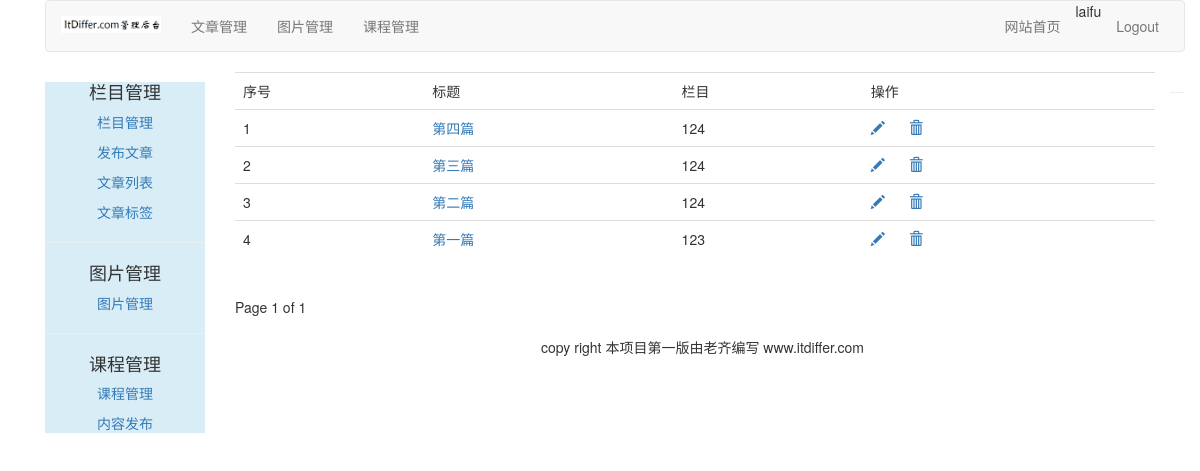
Page /article/article-list/ (signed in) on the committed database.
### article/models.py (models this page shows, shortened)
class ArticlePost(models.Model):
    author = models.ForeignKey(User, on_delete=models.CASCADE, related_name="article")
    title = models.CharField(max_length=200)
    slug = models.SlugField(max_length=500)
    column = models.ForeignKey(ArticleColumn, on_delete=models.CASCADE, related_name="article_column")
    body = models.TextField()
    created = models.DateTimeField(default=timezone.now)
    updated = models.DateTimeField(auto_now=True)
    users_like = models.ManyToManyField(User, related_name="articles_like", blank=True)
    article_tag = models.ManyToManyField(ArticleTag, related_name='article_tag', blank=True)
    class Meta:
        ordering = ("-updated",)
        index_together = (('id', 'slug'),)  # 对数据库中这两个字段建立索引
    def get_absolute_url(self):
        return reverse("article:article_detail", args=[self.id, self.slug])

class ArticleColumn(models.Model):
    user = models.ForeignKey(User, on_delete=models.CASCADE, related_name='article_column', verbose_name='用户名')
    column = models.CharField(max_length=200, verbose_name='栏目')
    created = models.DateField(auto_now_add=True, verbose_name='创建时间')
    class Meta:
        verbose_name = '文章表'
    def __str__(self):
        return self.column

### article/views.py (the view)
# urls.py: path('article-list/', views.article_list, name="article_list"),
@login_required(login_url='/account/login')
def article_list(request):
    articles_list = ArticlePost.objects.filter(author=request.user)
    paginator = Paginator(articles_list, 4)
    page = request.GET.get('page')  # 如果为空，也不报错
    try:
        current_page = paginator.page(page)
        articles = current_page.object_list
    except PageNotAnInteger:
        current_page = paginator.page(1)
        articles = current_page.object_list
    except EmptyPage:
        current_page = paginator.page(paginator.num_pages)  # 最后一页
        articles = current_page.object_list
    return render(request, "article/column/article_list.html", {"articles": articles, "page": current_page})

### templates/article/column/article_list.html (shortened to what this page needs)
{% extends "article/base.html" %}
{% load static %}
{% block content %}
<div>
    <table class="table table-hover">
        <tr>
            <td>序号</td>
            <td>标题</td>
            <td>栏目</td>
            <td>操作</td>
        </tr>
        {% for article in articles %}
        <tr id={{ article.id }}>
            <td>{{ forloop.counter }}</td>
            <td><a href="{{ article.get_absolute_url }}">{{ article.title }}</a></td>
            <td>{{ article.column }}</td>
            <td>
                <a name="edit" href="{% url 'article:redit_article' article.id %}"><span class="glyphicon glyphicon-pencil"></span></a>
                <a nane="delete" href="javascript:" onclick="del_article(this, {{ article.id }})"><span class="glyphicon glyphicon-trash" style="margin-left:20px;"></span></a>
            </td>
        </tr>
        {% endfor %}
    </table>
    {% include "paginator.html" %}
</div>
{% endblock %}

### templates/article/header.html
{% load static %}
<div class="container">
    <nav class="navbar navbar-default" role="navigation">
        <div class="navbar-header">
            <a class="navbar-brand" href="http://www.itdiffer.com">
                <img width="100px" src="{% static 'images/backlogo.png' %}">
            </a>
        </div>
        <div>
            <ul class="nav navbar-nav" role="tablist">
                <li><a href="{% url 'article:article_column' %}">文章管理</a></li>
                <li><a href="{% url 'image:list_images' %}">图片管理</a></li>
                <li><a href="{% url 'course:manage_course' %}">课程管理</a></li>
            </ul>
            <ul class="nav navbar-nav navbar-right" style="margin-right:10px">
                <li><a href="{% url 'blog:blog_title' %}">网站首页</a></li>
                <li><span>{{ user.username }}</li>
                <li><a href="{% url 'account:user_logout' %}">Logout</a></li>
            </ul>
        </div>
    </nav>
</div>

### rows in the picture
ArticlePost: title "第四篇", column "124"
ArticlePost: title "第三篇", column "124"
ArticlePost: title "第二篇", column "124"
ArticlePost: title "第一篇", column "123"

### other values in the picture
{{ user.username }} "laifu"
{{ page.number }} "1"
{{ page.paginator.num_pages }} "1"
